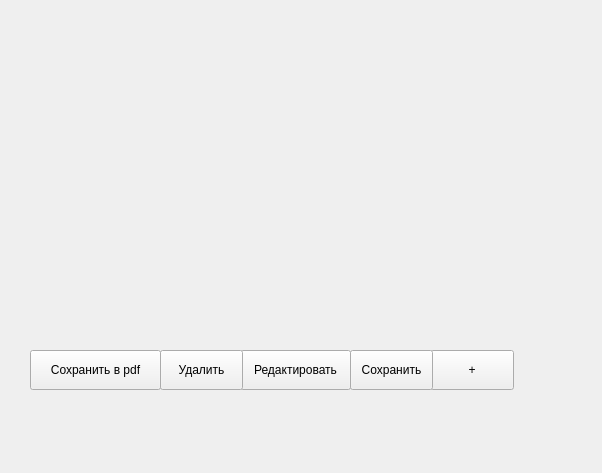
<?xml version="1.0" encoding="UTF-8"?>
<ui version="4.0">
 <class>Products</class>
 <widget class="QDialog" name="Products">
  <property name="geometry">
   <rect>
    <x>0</x>
    <y>0</y>
    <width>602</width>
    <height>473</height>
   </rect>
  </property>
  <property name="windowTitle">
   <string>Dialog</string>
  </property>
  <widget class="QPushButton" name="AddProductButton">
   <property name="geometry">
    <rect>
     <x>430</x>
     <y>350</y>
     <width>84</width>
     <height>40</height>
    </rect>
   </property>
   <property name="minimumSize">
    <size>
     <width>0</width>
     <height>40</height>
    </size>
   </property>
   <property name="styleSheet">
    <string notr="true">font: 600 14pt &quot;Segoe UI&quot;;</string>
   </property>
   <property name="text">
    <string>+</string>
   </property>
   <property name="autoDefault">
    <bool>false</bool>
   </property>
  </widget>
  <widget class="QPushButton" name="SaveChangeButton">
   <property name="geometry">
    <rect>
     <x>350</x>
     <y>350</y>
     <width>83</width>
     <height>40</height>
    </rect>
   </property>
   <property name="minimumSize">
    <size>
     <width>0</width>
     <height>40</height>
    </size>
   </property>
   <property name="text">
    <string>Сохранить</string>
   </property>
   <property name="autoDefault">
    <bool>false</bool>
   </property>
  </widget>
  <widget class="QPushButton" name="RedactButton">
   <property name="geometry">
    <rect>
     <x>240</x>
     <y>350</y>
     <width>111</width>
     <height>40</height>
    </rect>
   </property>
   <property name="minimumSize">
    <size>
     <width>0</width>
     <height>40</height>
    </size>
   </property>
   <property name="text">
    <string>Редактировать</string>
   </property>
   <property name="autoDefault">
    <bool>false</bool>
   </property>
  </widget>
  <widget class="QPushButton" name="DeleteButton">
   <property name="geometry">
    <rect>
     <x>160</x>
     <y>350</y>
     <width>83</width>
     <height>40</height>
    </rect>
   </property>
   <property name="minimumSize">
    <size>
     <width>0</width>
     <height>40</height>
    </size>
   </property>
   <property name="text">
    <string>Удалить</string>
   </property>
   <property name="autoDefault">
    <bool>false</bool>
   </property>
  </widget>
  <widget class="QPushButton" name="MakePdfButton">
   <property name="geometry">
    <rect>
     <x>30</x>
     <y>350</y>
     <width>131</width>
     <height>40</height>
    </rect>
   </property>
   <property name="minimumSize">
    <size>
     <width>0</width>
     <height>40</height>
    </size>
   </property>
   <property name="text">
    <string>Сохранить в pdf</string>
   </property>
   <property name="autoDefault">
    <bool>false</bool>
   </property>
  </widget>
 </widget>
 <resources/>
 <connections/>
</ui>
